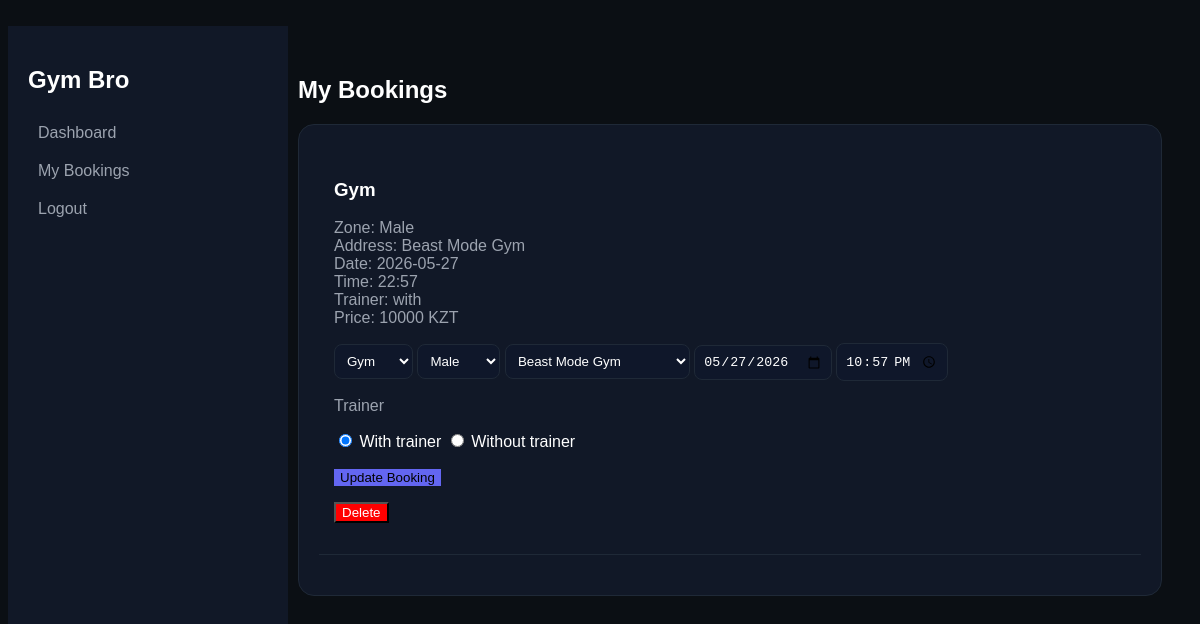
The page /profile (signed in) on the database as committed earlier.
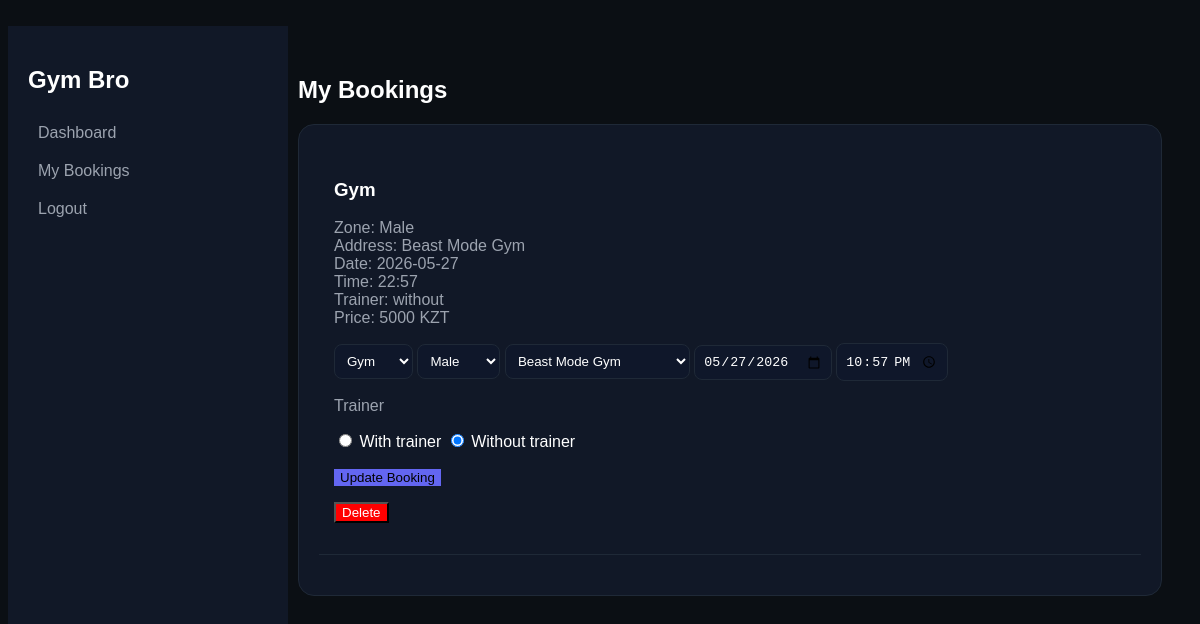
The same page on the database as committed later.
### tables this page shows
CREATE TABLE bookings (
        id INTEGER PRIMARY KEY AUTOINCREMENT,
        user_id INTEGER,
        training_type TEXT,
        gym_zone TEXT,
        gym_address TEXT,
        booking_date TEXT,
        booking_time TEXT,
        trainer_type TEXT,
        price INTEGER
    );

### GYM_final.py (the view)
@app.route("/profile")
def profile():
    if not login_required():
        return redirect(url_for("home"))
    conn = get_db()
    cur = conn.cursor()
    cur.execute("""
        SELECT id,
               training_type,
               gym_zone,
               gym_address,
               booking_date,
               booking_time,
               trainer_type,
               price
        FROM bookings
        WHERE user_id=?
        ORDER BY id DESC
    """, (session["user_id"],))
    bookings = cur.fetchall()
    conn.close()
    return render_template("profile.html", bookings=bookings)

### GYM_final.py (called while the page is built)
def get_db():
    conn = sqlite3.connect("gym.db")
    conn.row_factory = sqlite3.Row
    return conn

def login_required():
    return "user_id" in session

### templates/Profile.html (shortened to what this page needs)
﻿{% extends "layout.html" %}
{% block content %}
<h2>My Bookings</h2>
<div class="card-saas">
    {% for b in bookings %}
    <div style="margin-bottom:20px; padding:15px; border-bottom:1px solid #1f2937;">
        <h3>{{ b[1] }}</h3>
        <p class="muted">
            Zone: {{ b[2] }} <br>
            Address: {{ b[3] }} <br>
            Date: {{ b[4] }} <br>
            Time: {{ b[5] }} <br>
            Trainer: {{ b[6] }} <br>
            Price: {{ b[7] }} KZT
        </p>
        <form method="POST" action="/update/{{ b[0] }}">
            <select name="training">
                <option value="Gym"
                        {% if b[1]=='Gym' %}selected{% endif %}>
                    Gym
                </option>
            </select>
            <select name="gym_zone">
                <option value="Male"
                        {% if b[2]=='Male' %}selected{% endif %}>
                    Male
                </option>
            </select>
            <select name="gym_address">
                <option value="Beast Mode Gym"
                        {% if b[3]=='Beast Mode Gym' %}selected{% endif %}>
                    Beast Mode Gym
                </option>
            </select>
            <input type="date" name="date" value="{{ b[4] }}" required>
            <input type="time" name="time" value="{{ b[5] }}" required>
            <p class="muted">Trainer</p>
            <label>
                <input type="radio" name="trainer_type" value="with"
                       {% if b[6]=='with' %}checked{% endif %}>
                With trainer
            </label>
            <label>
                <input type="radio" name="trainer_type" value="without"
                       {% if b[6]=='without' %}checked{% endif %}>
                Without trainer
            </label>
            <br><br>
            <button type="submit" class="btn-primary">
                Update Booking
            </button>
        </form>
        <form method="POST" action="/delete/{{ b[0] }}" style="margin-top:10px;">
            <button type="submit" style="background:red; color:white;">
                Delete
            </button>
        </form>
    </div>
    {% endfor %}
</div>
{% endblock %}

### templates/layout.html (shortened to what this page needs)
<!DOCTYPE html>
<html>
<head>
    <link rel="stylesheet" href="{{ url_for('static', filename='style.css') }}">
</head>
<body>
    <div class="sidebar">
        <h2>Gym Bro</h2>
        <a href="/dashboard">Dashboard</a>
        <a href="/profile">My Bookings</a>
        <a href="/logout">Logout</a>
    </div>
    <div class="main">
        {% block content %}{% endblock %}
    </div>
</body>
</html>

### static/style.css (style rules this page uses)
body { background: #0b0f14; color: white; font-family: Arial; }
.sidebar { width: 240px; height: 100vh; position: fixed; background: #111827; padding: 20px; }
.sidebar a { display: block; color: #9ca3af; padding: 10px; text-decoration: none; border-radius: 10px; }
.main { margin-left: 260px; padding: 30px; }
.card-saas { background: #111827; border: 1px solid #1f2937; border-radius: 16px; padding: 20px; }
.btn-primary { background: #6366f1; border: none; }
input, select { background: #0f172a; border: 1px solid #1f2937; color: white; padding: 8px; border-radius: 8px; }
.muted { color: #9ca3af; }

Rows that differ between the two databases and show on the page:
changed bookings "Gym": trainer_type "with" → "without"; price "10000" → "5000"; trainer_type "☑ With trainer" → "☐ With trainer"; trainer_type "☐ Without trainer" → "☑ Without trainer"
